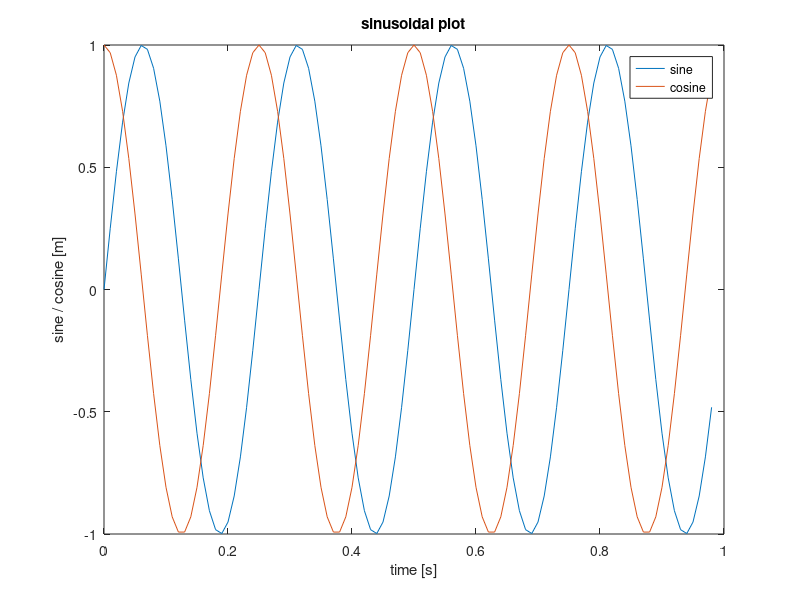

Write MATLAB code to recreate this figure.
PS1('>> ')					% changes the terminal to a double arrow instead of text based line numberings

t = [0:0.01:0.98];			% time period
y1 = sin(2*pi*4*t);			% sine function
plot(t,y1)					% plot sine function

hold on						% plot one function on another

y2 = cos(2*pi*4*t);			% cosine function
plot(t,y2)					% plot cosine function

%% plot parameters
title('sinusoidal plot')
legend('sine', 'cosine')
xlabel('time [s]')
ylabel('sine / cosine [m]')

%% saving a png of generated plot
print -dpng 'sinusoidal_plot.png'